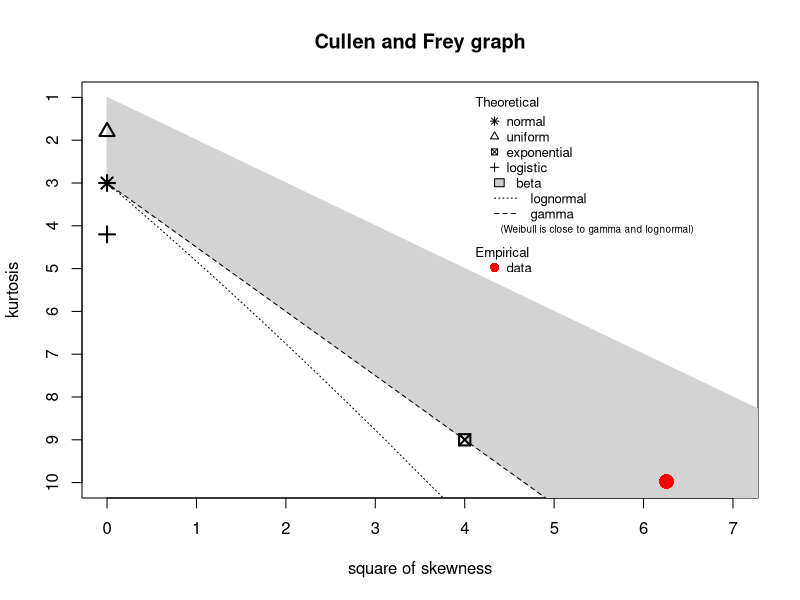
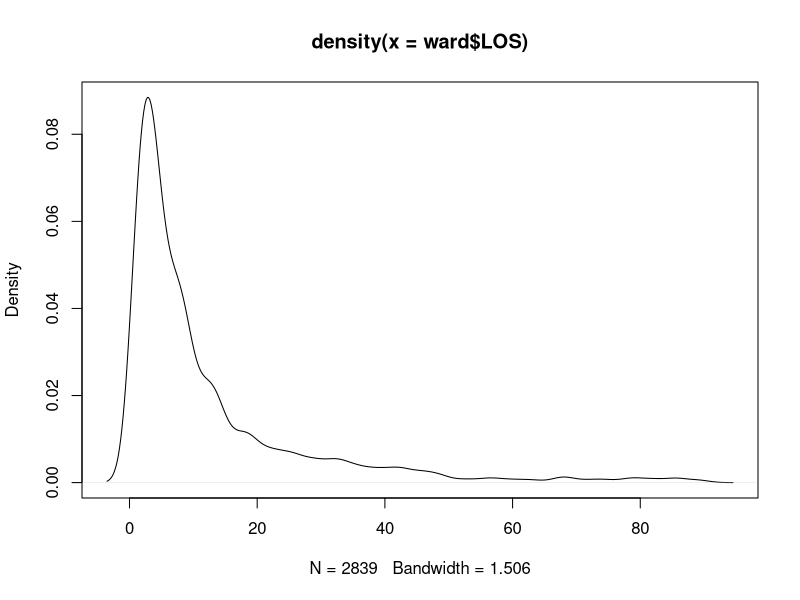
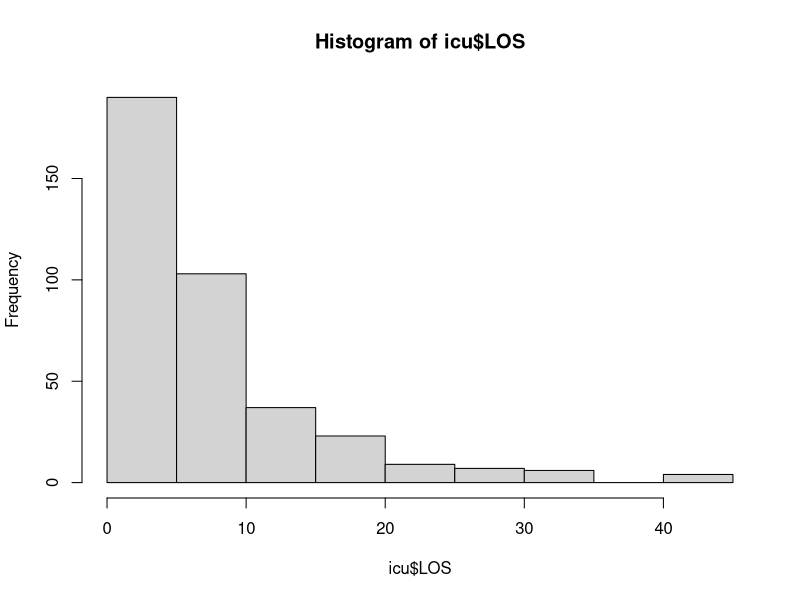
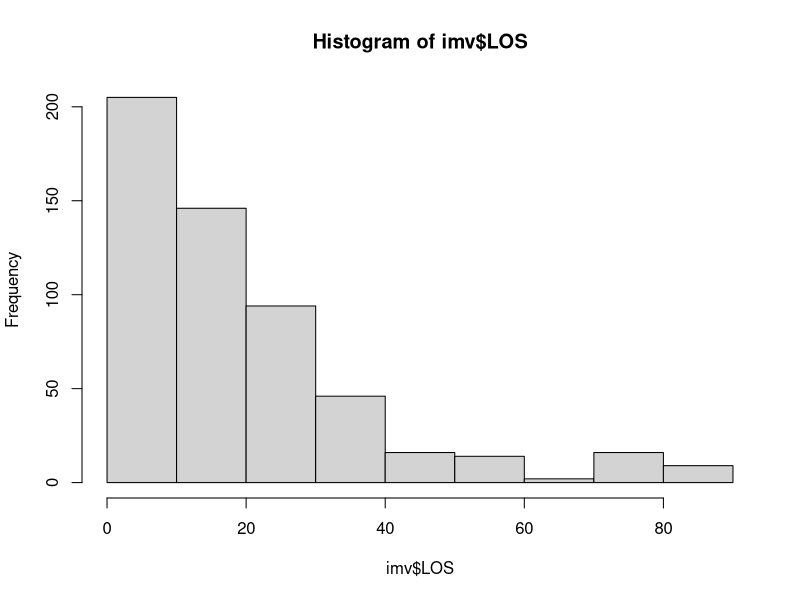

Reproduce these figures in R, in order. (Note: this script raises an error after producing the figures.)
#data from appendix of distributions of LOSs reconstructed by using plot digitizer online; sampled evenly from numbers in stated ranges
library(dplyr)


ward<-data.frame(LOS=c(sample(c(1:4),1144,replace=T),sample(c(5:9),680,replace=T),sample(c(10:14),331,replace=T),sample(c(15:19),164,replace=T),sample(c(20:24),113,replace=T),sample(c(25:29),92,replace=T),sample(c(30:34),72,replace=T),sample(c(35:39),55,replace=T),sample(c(40:44),48,replace=T),sample(c(45:49),38,replace=T),sample(c(50:90),102,replace=T)))
library(fitdistrplus)
descdist(ward$LOS)
fitdist(ward$LOS,"gamma")
plot(density(ward$LOS))
0.9142624/0.0740240
1/0.0740240
mean(ward$LOS)
sd(ward$LOS)
#ward stay gamma=shape 0.96461310, scale=12.6665413

icu<-data.frame(LOS=c(sample(c(1:4),166,replace=T),sample(c(5:9),122,replace=T),sample(c(10:14),36,replace=T),sample(c(15:19),27,replace=T),sample(c(20:24),10,replace=T),sample(c(25:29),7,replace=T),sample(c(30:34),5,replace=T),sample(c(35:39),2,replace=T),sample(c(40:44),3,replace=T),sample(c(45:49),1,replace=T)))
fitdist(icu$LOS,"gamma")
#icu stay gamma=shape 1.3754566, scale=5.76

imv<-data.frame(LOS=c(sample(c(1:4),84,replace=T),sample(c(5:9),97,replace=T),sample(c(10:14),92,replace=T),sample(c(15:19),68,replace=T),sample(c(20:24),54,replace=T),sample(c(25:29),46,replace=T),sample(c(30:34),30,replace=T),sample(c(35:39),18,replace=T),sample(c(40:44),9,replace=T),sample(c(45:49),8,replace=T),sample(c(50:90),42,replace=T)))
fitdist(imv$LOS,"gamma")
#imv shape=1.30959774 scale=15.2632188

hist(icu$LOS)
hist(imv$LOS)

tracking<-data.frame(run=1:1000,total_chg=NA,avg_chg=NA,toci_cost=NA)

for (f in 1:1000){
  #probability of icu admission=.217 with sd=.0151
  sim<-data.frame(patient=1:5652,icuprob=rnorm(5652,mean=0.217,sd=0.0151))
  sim$icu_y_n<-NA
  for (i in 1:5652){
    sim$icu_y_n[i]<-sample(c(1,0),size=1,prob=c(sim$icuprob[i],1-sim$icuprob[i]))
  }
  sim$ivm<-NA
  for (i in 1:5652){
    sim$ivm[i]<-ifelse(sim$icu_y_n[i]==1,rnorm(1,mean=.434,sd=.033),0)
  }
  sim$ivm_y_n<-NA
  for (i in 1:5652){
    sim$ivm_y_n[i]<-ifelse(sim$ivm[i]>0,sample(c(1,0),size=1,prob=c(sim$ivm[i],1-sim$ivm[i])),0)
  }
  
  sim$hosp_only<-ifelse(sim$icu_y_n==0,1,0)
  sim$icu_no_ivm<-ifelse(sim$icu_y_n==1&sim$ivm_y_n==0,1,0)
  sim$icu_ivm<-ifelse(sim$icu_y_n==1&sim$ivm_y_n==1,1,0)
  sim$mort<-NA
  
  for (i in 1:5652){
    sim$mort[i]<-ifelse(sim$hosp_only[i]==1,rnorm(1,mean=.237,sd=.0069),ifelse(sim$icu_no_ivm[i]==1,rnorm(1,mean=.297,sd=.0223),rnorm(1,mean=.452,sd=.0198)))
  }
  
  sim$mort_y_n<-NA
  for (i in 1:5652){
    sim$mort_y_n[i]<-sample(c(1,0),size=1,prob=c(sim$mort[i],1-sim$mort[i]))
  }
  
  sim$los_hosp<-NA
  sim$los_icu<-NA
  hosp<-sim%>%filter(hosp_only==1)
  icu_no_ivm<-sim%>%filter(icu_no_ivm==1)
  icu_ivm<-sim%>%filter(icu_ivm==1)
  
  hosp$los_hosp<-ceiling(rgamma(nrow(hosp),shape=0.96461310,scale=12.6665413))
  hosp$los_icu<-0
  hosp$total_los<-hosp$los_hosp+hosp$los_icu
  mean(hosp$los_hosp)
  
  #58% of total LOS was in ICU, 42% on ward
  #scale=mean/shape
  icu_no_ivm$los_hosp<-ceiling(rgamma(nrow(icu_no_ivm),shape=1.3754566,scale=14.6/1.3754566))
  icu_no_ivm$los_icu<-icu_no_ivm$los_hosp*0.58
  icu_no_ivm$los_hosp<-icu_no_ivm$los_hosp-icu_no_ivm$los_icu
  icu_no_ivm$total_los<-icu_no_ivm$los_hosp+icu_no_ivm$los_icu
  mean(icu_no_ivm$total_los)
  
  #27% of total LOS on ward, 73% in ICU
  #scale=mean/shape
  icu_ivm$los_hosp<-ceiling(rgamma(nrow(icu_ivm),shape=1.30959774,scale=29.7/1.30959774))
  icu_ivm$los_icu<-icu_ivm$los_hosp*.73
  icu_ivm$los_hosp<-icu_ivm$los_hosp-icu_ivm$los_icu
  icu_ivm$total_los<-icu_ivm$los_hosp+icu_ivm$los_icu
  mean(icu_ivm$total_los)
  sd(icu_ivm$total_los)
  
  #averages all align closely with the averages stated in the paper, as do distributions
  sim<-rbind(hosp,icu_no_ivm,icu_ivm)
  sim$cost_of_stay<-sim$los_hosp*1104+sim$los_icu*5652
  
  #tocilizumab simulation
  icu_ivm$toci_risk<-NA
  icu_ivm$logodds.control<-log(icu_ivm$ivm/(1-icu_ivm$ivm))
  icu_ivm$rposterior<-df.ex$rposterior(n=nrow(icu_ivm),tau.sample=F)
  icu_ivm$logodds.treat<-icu_ivm$logodds.control+icu_ivm$rposterior
  icu_ivm$prob.treat<-exp(icu_ivm$logodds.treat)/(1+exp(icu_ivm$logodds.treat))
  icu_ivm$new_ivm<-NA
  for (i in 1:nrow(icu_ivm)){
    icu_ivm$new_ivm[i]<-sample(c(1,0),size=1,prob=c(icu_ivm$prob.treat[i],1-icu_ivm$prob.treat[i]))
  }
  new_icu_ivm<-subset(icu_ivm,new_ivm==1)
  new_icu_ivm$los_hosp<-ceiling(rgamma(nrow(new_icu_ivm),shape=1.30959774,scale=29.7/1.30959774))
  new_icu_ivm$los_icu<-new_icu_ivm$los_hosp*.73
  new_icu_ivm$los_hosp<-new_icu_ivm$los_hosp-new_icu_ivm$los_icu
  new_icu_ivm$total_los<-new_icu_ivm$los_hosp+new_icu_ivm$los_icu
  
  new_icu_no_ivm<-subset(icu_ivm,new_ivm==0)
  new_icu_no_ivm$los_hosp<-ceiling(rgamma(nrow(new_icu_no_ivm),shape=1.3754566,scale=14.6/1.3754566))
  new_icu_no_ivm$los_icu<-new_icu_no_ivm$los_hosp*0.58
  new_icu_no_ivm$los_hosp<-new_icu_no_ivm$los_hosp-new_icu_no_ivm$los_icu
  new_icu_no_ivm$total_los<-new_icu_no_ivm$los_hosp+new_icu_no_ivm$los_icu
  new_icu_ivm$cost_of_stay<-new_icu_ivm$los_hosp*1104+new_icu_ivm$los_icu*5652
  new_icu_no_ivm$cost_of_stay<-new_icu_no_ivm$los_hosp*1104+new_icu_no_ivm$los_icu*5652
  
  colnames(icu_ivm)
  allnew<-rbind(new_icu_ivm,new_icu_no_ivm)
  sim$stay_cost_toci<-ifelse(sim$icu_ivm==1,allnew$cost_of_stay[match(sim$patient,allnew$patient)],sim$cost_of_stay)
  
  sim$cost_of_toci<-ifelse(sim$icu_ivm==1,1800,0)
  sim$total_cost_toci<-sim$stay_cost_toci+sim$cost_of_toci
  median(sim$total_cost_toci)
  mean(sim$cost_of_stay)
  mean(sim$total_cost_toci)
  
  sim$change<-sim$total_cost_toci-sim$cost_of_stay
  
  tracking$total_chg[f]<-sum(sim$change)
  tracking$avg_chg[f]<-mean(sim$change)
  tracking$toci_cost[f]<-sum(sim$cost_of_toci)}
mean(tracking$total_chg)
mean(tracking$toci_cost)
quantile(tracking$total_chg,c(0.025,0.975))
quantile(tracking$toci_cost,c(0.025,0.975))

#mort using pooled effects from all trials
trackmort<-data.frame(run=1:1000,prev_mort=NA,new_mort=NA,diff=NA)
mort<-icu_ivm
mort$logodds.control<-log(mort$mort/(1-mort$mort))
for (f in 1:1000){
  mort$rposterior<-df.ex$rposterior(n=nrow(mort),tau.sample=F)
  mort$logodds.treat<-mort$logodds.control+mort$rposterior
  mort$prob.treat<-exp(mort$logodds.treat)/(1+exp(mort$logodds.treat))
  mort$new_mort<-NA
  for (i in 1:nrow(mort)){
    mort$new_mort[i]<-sample(c(1,0),size=1,prob=c(mort$prob.treat[i],1-mort$prob.treat[i]))
  }
  trackmort$prev_mort[f]<-sum(mort$mort)
  trackmort$new_mort[f]<-sum(mort$new_mort)
  trackmort$diff[f]<-trackmort$new_mort[f]-trackmort$prev_mort[f]
}
mean(trackmort$diff)
quantile(trackmort$diff,c(0.025,0.975))

#mort using REMAP-CAP only, with largest variation; slightly skewed distribution
trackmort<-data.frame(run=1:1000,prev_mort=NA,new_mort=NA,diff=NA)

for (f in 1:1000){
  mort$rposterior<-rnorm(n=nrow(mort),mean=0.91,sd=(1.18-0.91)/1.96)
  mort$prob.treat<-mort$mort*mort$rposterior
  mort$new_mort<-NA
  for (i in 1:nrow(mort)){
    mort$new_mort[i]<-sample(c(1,0),size=1,prob=c(mort$prob.treat[i],1-mort$prob.treat[i]))
  }
  trackmort$prev_mort[f]<-sum(mort$mort)
  trackmort$new_mort[f]<-sum(mort$new_mort)
  trackmort$diff[f]<-trackmort$new_mort[f]-trackmort$prev_mort[f]
}
mean(trackmort$diff)
quantile(trackmort$diff,c(0.025,0.975))
